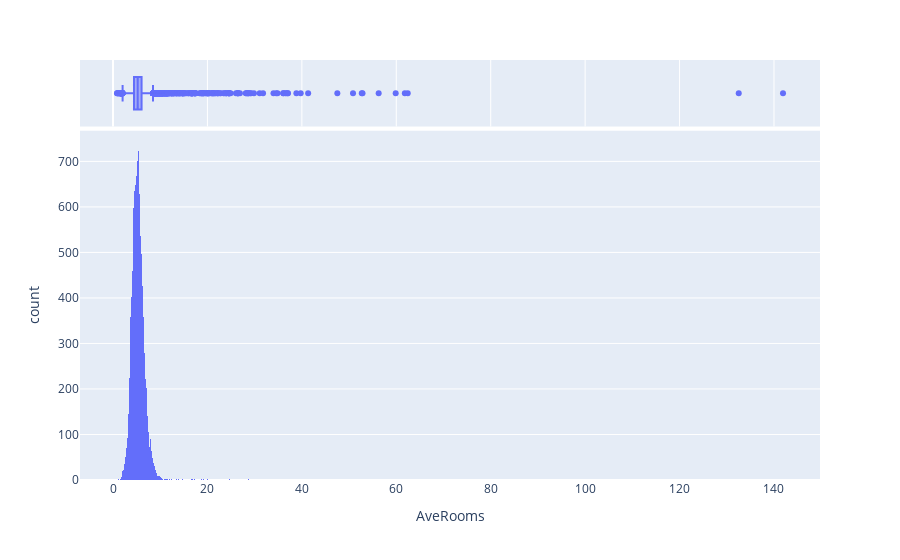

Notebook source saved alongside this figure:
### Code cell
fig_ambientes = pe.histogram(moradia, x='AveRooms', marginal='box')
fig_ambientes.show()

### Figure 1 — Plotly figure (JSON) as saved in the notebook; plotly's stock layout.template omitted (floating-point values rounded to 4 significant figures; data arrays with more than 128 entries replaced by an {"elided": "..."} marker saying what was removed)
{"data": [{"alignmentgroup": "True", "bingroup": "x", "hovertemplate": "AveRooms=%{x}<br>count=%{y}<extra></extra>", "legendgroup": "", "marker": {"color": "#636efa", "pattern": {"shape": ""}}, "name": "", "offsetgroup": "", "orientation": "v", "showlegend": false, "type": "histogram", "x": {"elided": "20640 float values"}, "xaxis": "x", "yaxis": "y"}, {"alignmentgroup": "True", "hovertemplate": "AveRooms=%{x}<extra></extra>", "legendgroup": "", "marker": {"color": "#636efa"}, "name": "", "notched": true, "offsetgroup": "", "showlegend": false, "type": "box", "x": {"elided": "20640 float values"}, "xaxis": "x2", "yaxis": "y2"}], "layout": {"barmode": "relative", "legend": {"tracegroupgap": 0}, "margin": {"t": 60}, "xaxis": {"anchor": "y", "domain": [0, 1], "title": {"text": "AveRooms"}}, "xaxis2": {"anchor": "y2", "domain": [0, 1], "matches": "x", "showgrid": true, "showticklabels": false}, "yaxis": {"anchor": "x", "domain": [0, 0.8316], "title": {"text": "count"}}, "yaxis2": {"anchor": "x2", "domain": [0.8416, 1], "matches": "y2", "showgrid": false, "showline": false, "showticklabels": false, "ticks": ""}}}
